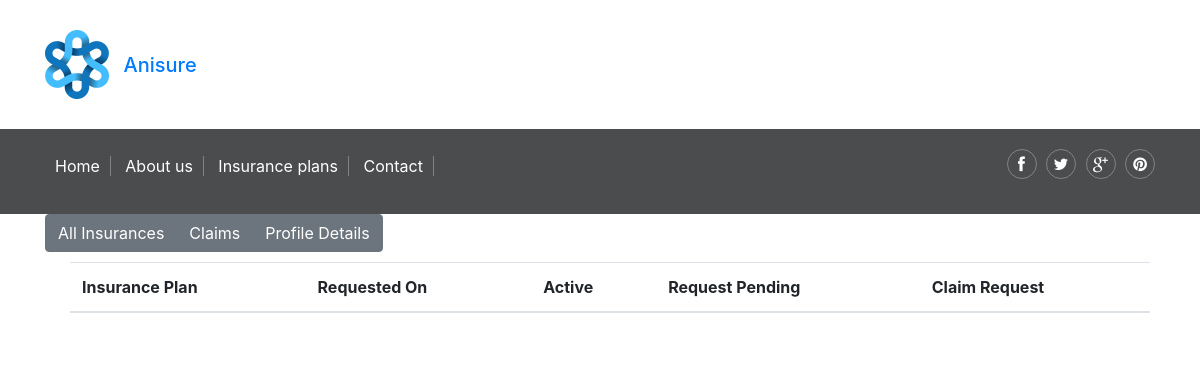
The app's page /profile/admin (signed in), older data.
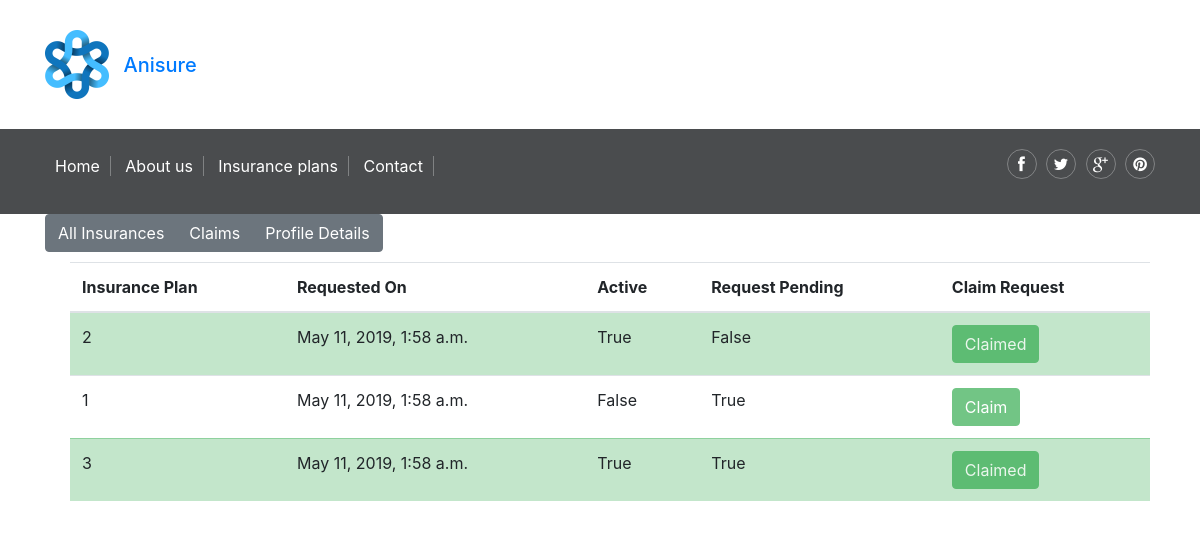
The same page, newer data.
### main/models.py (models this page shows)
class Insurance(models.Model):
    user = models.ForeignKey(User, on_delete=models.CASCADE)
    Animal = models.CharField(max_length=200, default="None")
    Request = models.BooleanField(default=True)
    Active = models.BooleanField(default=False)
    Plan = models.IntegerField()
    StartDate = models.DateTimeField(default=datetime.datetime.now())
    EndDate = models.DateTimeField(default=datetime.datetime.now())
    Claimed = models.BooleanField(default=False)

### main/views.py (the view)
# urls.py: path('profile/<username>', views.profile,  name="profile"),
def profile(request, username):
    allInsurance = models.Insurance.objects.filter(user = request.user)
    allClaims = []
    for insurance in allInsurance:
        claim = models.Claims.objects.filter(Insurance_claimed = insurance)
        if len(claim) != 0:
            allClaims.append(claim[0])
    userInfo = models.UserInfo.objects.get(user=request.user)
    return render(request, "profile.html", {"username": username,
                                            "allInsurance": allInsurance,
                                            "allClaims": allClaims,
                                            "userInfo": userInfo,
                                            "user": user})

### main/Templates/profile.html (shortened to what this page needs)
{% extends 'base.html' %}
{% load static %}
{% block body %}
<div class="container">
    <div class="btn-group" role="group" aria-label="Basic example">
        <button type="button" onclick="showContent(1,0,0)" class="btn btn-secondary">All Insurances</button>
        <button type="button" onclick="showContent(0,1,0)" class="btn btn-secondary">Claims</button>
        <button type="button" onclick="showContent(0,0,1)" class="btn btn-secondary">Profile Details</button>
    </div>
    <div class="container" id="allInsurance" style="margin:10px">
        <table class="table">
            <thead>
            <tr>
                <th scope="col">Insurance Plan</th>
                <th scope="col">Requested On</th>
                <th scope="col">Active</th>
                <th scope="col">Request Pending</th>
                <th scope="col">Claim Request</th>
            </tr>
            </thead>
            <tbody>
            {% for insurance in allInsurance %}
            {% if insurance.Active %}
            <tr class="table-success">
                {% else %}
            <tr>
                {% endif %}
                <td>{{insurance.Plan}}</td>
                <td>{{insurance.StartDate}}</td>
                <td>{{insurance.Active}}</td>
                <td>{{insurance.Request}}</td>
                {% if insurance.Active %}
                <td>
                    {% if insurance.Claimed == False %}
                    <form method="post" action="{% url 'claim' %}">
                        {% csrf_token %}
                        <input type="number" value="{{insurance.id}}" name="insuranceId" hidden>
                        <button type="submit" class="btn btn-success">Claim</button>
                    </form>
                    {% else %}
                    <button type="button" class="btn btn-success" disabled>Claimed</button>
                    {% endif %}
                </td>
                {% else %}
                <td>
                    <button type="button" class="btn btn-success" disabled>Claim</button>
                </td>
                {% endif %}
            </tr>
            {% endfor %}
            </tbody>
        </table>
    </div>
</div>
{% endblock %}

Row changes from the older to the newer data that the page shows:
added Insurance: Plan "2", StartDate "May 11, 2019, 1:58 a.m.", Active "True", Request "False", Claimed "Claimed"
added Insurance: Plan "1", StartDate "May 11, 2019, 1:58 a.m.", Active "False", Request "True", shows "Claim"
added Insurance: Plan "3", StartDate "May 11, 2019, 1:58 a.m.", Active "True", Request "True", Claimed "Claimed"
